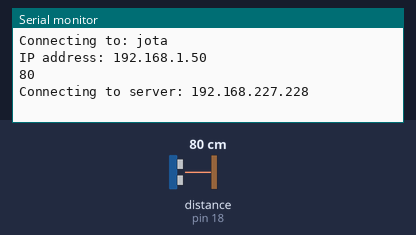
A sketch run on a simulated Arduino Uno, built with avr-gcc and run on an emulated ATmega328P. Parts: the last lines printed to the serial monitor. Wiring (inferred from the names in the program): ultrasonic range finder: trigger pin 19; echo pin 18. Inputs (shaded band) come from the test bench; at power-on: distance to the obstacle (sensor on pin 18) 80 cm. The echo pulse lasts 58.3 µs per cm; WiFi joins after 1.5 s; servers stay silent unless stated.

Above: at 2.7 s.
2.8 s: distance to the obstacle (sensor on pin 18) set to 2 cm
At 4.5 s:
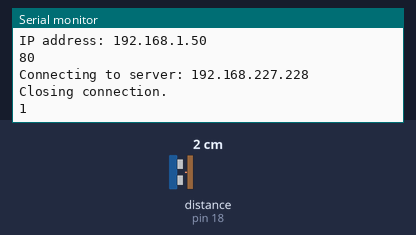
7.4 s: distance to the obstacle (sensor on pin 18) set to 4 cm
At 10.1 s:
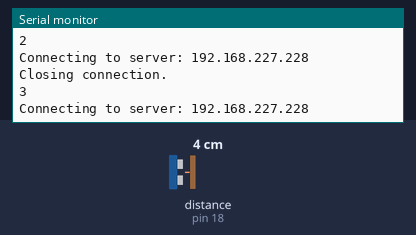
Timing chart, 0 to 11.6 s (numbered marks = the images above; inputs shaded):
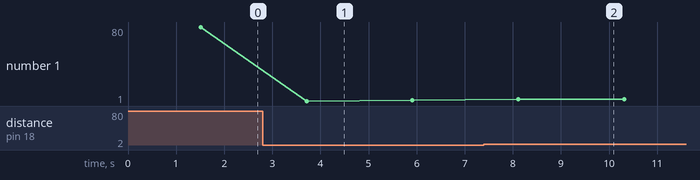

The sketch:

Sensor_Client.ino
```cpp
#include <WiFiManager.h>
#include <UltrasonicSensor.h>

const int TRIGGER_PIN = 19;
const int ECHO_PIN = 18;
const char* WIFI_SSID = "jota";
const char* WIFI_PASSWORD = "joelnava4";
const char* SERVER_ADDRESS = "192.168.227.228";
const int SERVER_PORT = 80;

WiFiManager wifiManager(WIFI_SSID, WIFI_PASSWORD);
UltrasonicSensor ultrasonicSensor(TRIGGER_PIN, ECHO_PIN);

void setup() {
  Serial.begin(115200);
  wifiManager.connect();
}

void loop() {
  long duration = ultrasonicSensor.readDistance();
  int distanceCm = 0.01723 * duration;
  Serial.println(distanceCm);
  delay(1000);

  Serial.print("Connecting to server: ");
  Serial.println(SERVER_ADDRESS);

  WiFiClient client;

  if (!client.connect(SERVER_ADDRESS, SERVER_PORT)) {
    Serial.println("Connection failed");
    return;
  }

  client.println("distance=" + String(distanceCm));

  String response = client.readStringUntil('\n');
  Serial.println(response);

  Serial.println("Closing connection.");
  client.stop();
}
```

UltrasonicSensor.cpp
```cpp
#include "UltrasonicSensor.h"
#include <Arduino.h>

UltrasonicSensor::UltrasonicSensor(int trigger, int echo)
  : triggerPin(trigger), echoPin(echo) {
  pinMode(triggerPin, OUTPUT);
  pinMode(echoPin, INPUT);
}

long UltrasonicSensor::readDistance() {
  digitalWrite(triggerPin, LOW);
  delayMicroseconds(2);
  digitalWrite(triggerPin, HIGH);
  delayMicroseconds(10);
  digitalWrite(triggerPin, LOW);
  return pulseIn(echoPin, HIGH);
}
```

UltrasonicSensor.h
```cpp
#ifndef ULTRASONICSENSOR_H
#define ULTRASONICSENSOR_H

class UltrasonicSensor {
  int triggerPin;
  int echoPin;

public:
  UltrasonicSensor(int trigger, int echo);
  long readDistance();
};

#endif // ULTRASONICSENSOR_H
```

WiFiManager.cpp
```cpp
#include "WiFiManager.h"

WiFiManager::WiFiManager(const char* WIFi_SSID, const char* WIFI_PASSWORD)
  : SSID(WIFi_SSID), PASSWORD(WIFI_PASSWORD) {}

void WiFiManager::connect() {
  Serial.print("Connecting to: ");
  Serial.print(SSID);
  WiFi.begin(SSID, PASSWORD);

  while (WiFi.status() != WL_CONNECTED) {
    delay(200);
    Serial.print(".");
  }

  Serial.print("\nIP address: ");
  Serial.println(WiFi.localIP());
}
```

WiFiManager.h
```cpp
#ifndef WIFIMANAGER_H
#define WIFIMANAGER_H

#include <WiFi.h>

class WiFiManager {
  const char* SSID;
  const char* PASSWORD;

public:
  WiFiManager(const char* WIFi_SSID, const char* WIFI_PASSWORD);
  void connect();
};

#endif // WIFIMANAGER_H
```

Measured:
- after the input at 2.8 s, the serial monitor: prints a new line after 0.91 s (image 1)
- after the input at 7.4 s, the serial monitor: prints a new line after 0.71 s (image 2)
- plotted number 1: 80 → 2 after the input at 2.8 s, 2 → 3 after the input at 7.4 s
